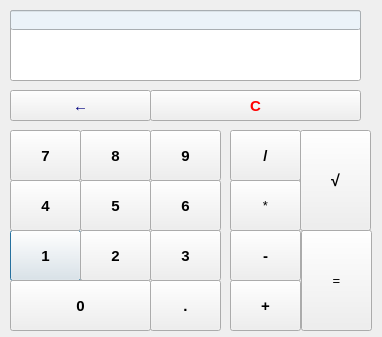
<?xml version="1.0" encoding="UTF-8"?>
<ui version="4.0">
 <class>Dialog</class>
 <widget class="QDialog" name="Dialog">
  <property name="geometry">
   <rect>
    <x>0</x>
    <y>0</y>
    <width>382</width>
    <height>337</height>
   </rect>
  </property>
  <property name="font">
   <font>
    <family>Tahoma</family>
    <pointsize>12</pointsize>
    <weight>75</weight>
    <bold>true</bold>
   </font>
  </property>
  <property name="windowTitle">
   <string>Калькулятор</string>
  </property>
  <widget class="QLineEdit" name="Output">
   <property name="geometry">
    <rect>
     <x>10</x>
     <y>10</y>
     <width>351</width>
     <height>71</height>
    </rect>
   </property>
   <property name="font">
    <font>
     <pointsize>11</pointsize>
     <weight>75</weight>
     <bold>true</bold>
    </font>
   </property>
   <property name="dragEnabled">
    <bool>false</bool>
   </property>
   <property name="readOnly">
    <bool>false</bool>
   </property>
  </widget>
  <widget class="QPushButton" name="pushButton_1">
   <property name="geometry">
    <rect>
     <x>10</x>
     <y>230</y>
     <width>71</width>
     <height>51</height>
    </rect>
   </property>
   <property name="font">
    <font>
     <pointsize>11</pointsize>
     <weight>75</weight>
     <bold>true</bold>
    </font>
   </property>
   <property name="text">
    <string>1</string>
   </property>
  </widget>
  <widget class="QPushButton" name="pushButton_2">
   <property name="geometry">
    <rect>
     <x>80</x>
     <y>230</y>
     <width>71</width>
     <height>51</height>
    </rect>
   </property>
   <property name="font">
    <font>
     <pointsize>11</pointsize>
     <weight>75</weight>
     <bold>true</bold>
    </font>
   </property>
   <property name="text">
    <string>2</string>
   </property>
  </widget>
  <widget class="QPushButton" name="pushButton_3">
   <property name="geometry">
    <rect>
     <x>150</x>
     <y>230</y>
     <width>71</width>
     <height>51</height>
    </rect>
   </property>
   <property name="font">
    <font>
     <pointsize>11</pointsize>
     <weight>75</weight>
     <bold>true</bold>
    </font>
   </property>
   <property name="text">
    <string>3</string>
   </property>
  </widget>
  <widget class="QPushButton" name="pushButton_4">
   <property name="geometry">
    <rect>
     <x>10</x>
     <y>180</y>
     <width>71</width>
     <height>51</height>
    </rect>
   </property>
   <property name="font">
    <font>
     <pointsize>11</pointsize>
     <weight>75</weight>
     <bold>true</bold>
    </font>
   </property>
   <property name="text">
    <string>4</string>
   </property>
  </widget>
  <widget class="QPushButton" name="pushButton_5">
   <property name="geometry">
    <rect>
     <x>80</x>
     <y>180</y>
     <width>71</width>
     <height>51</height>
    </rect>
   </property>
   <property name="font">
    <font>
     <pointsize>11</pointsize>
     <weight>75</weight>
     <bold>true</bold>
    </font>
   </property>
   <property name="text">
    <string>5</string>
   </property>
  </widget>
  <widget class="QPushButton" name="pushButton_6">
   <property name="geometry">
    <rect>
     <x>150</x>
     <y>180</y>
     <width>71</width>
     <height>51</height>
    </rect>
   </property>
   <property name="font">
    <font>
     <pointsize>11</pointsize>
     <weight>75</weight>
     <bold>true</bold>
    </font>
   </property>
   <property name="text">
    <string>6</string>
   </property>
  </widget>
  <widget class="QPushButton" name="pushButton_7">
   <property name="geometry">
    <rect>
     <x>10</x>
     <y>130</y>
     <width>71</width>
     <height>51</height>
    </rect>
   </property>
   <property name="font">
    <font>
     <pointsize>11</pointsize>
     <weight>75</weight>
     <bold>true</bold>
    </font>
   </property>
   <property name="text">
    <string>7</string>
   </property>
  </widget>
  <widget class="QPushButton" name="pushButton_8">
   <property name="geometry">
    <rect>
     <x>80</x>
     <y>130</y>
     <width>71</width>
     <height>51</height>
    </rect>
   </property>
   <property name="font">
    <font>
     <pointsize>11</pointsize>
     <weight>75</weight>
     <bold>true</bold>
    </font>
   </property>
   <property name="text">
    <string>8</string>
   </property>
  </widget>
  <widget class="QPushButton" name="pushButton_9">
   <property name="geometry">
    <rect>
     <x>150</x>
     <y>130</y>
     <width>71</width>
     <height>51</height>
    </rect>
   </property>
   <property name="font">
    <font>
     <pointsize>11</pointsize>
     <weight>75</weight>
     <bold>true</bold>
    </font>
   </property>
   <property name="text">
    <string>9</string>
   </property>
  </widget>
  <widget class="QPushButton" name="pushButton_10">
   <property name="geometry">
    <rect>
     <x>10</x>
     <y>280</y>
     <width>141</width>
     <height>51</height>
    </rect>
   </property>
   <property name="font">
    <font>
     <pointsize>11</pointsize>
     <weight>75</weight>
     <bold>true</bold>
    </font>
   </property>
   <property name="text">
    <string>0</string>
   </property>
  </widget>
  <widget class="QPushButton" name="pushButton_11">
   <property name="geometry">
    <rect>
     <x>150</x>
     <y>280</y>
     <width>71</width>
     <height>51</height>
    </rect>
   </property>
   <property name="font">
    <font>
     <pointsize>11</pointsize>
     <weight>75</weight>
     <bold>true</bold>
    </font>
   </property>
   <property name="text">
    <string>.</string>
   </property>
  </widget>
  <widget class="QPushButton" name="pushButton_12">
   <property name="geometry">
    <rect>
     <x>230</x>
     <y>280</y>
     <width>71</width>
     <height>51</height>
    </rect>
   </property>
   <property name="font">
    <font>
     <pointsize>11</pointsize>
     <weight>75</weight>
     <bold>true</bold>
    </font>
   </property>
   <property name="focusPolicy">
    <enum>Qt::StrongFocus</enum>
   </property>
   <property name="styleSheet">
    <string notr="true"/>
   </property>
   <property name="text">
    <string>+</string>
   </property>
   <property name="default">
    <bool>false</bool>
   </property>
   <property name="flat">
    <bool>false</bool>
   </property>
  </widget>
  <widget class="QPushButton" name="pushButton_13">
   <property name="geometry">
    <rect>
     <x>230</x>
     <y>230</y>
     <width>71</width>
     <height>51</height>
    </rect>
   </property>
   <property name="font">
    <font>
     <pointsize>11</pointsize>
     <weight>75</weight>
     <bold>true</bold>
    </font>
   </property>
   <property name="focusPolicy">
    <enum>Qt::StrongFocus</enum>
   </property>
   <property name="styleSheet">
    <string notr="true"/>
   </property>
   <property name="text">
    <string>-</string>
   </property>
   <property name="default">
    <bool>false</bool>
   </property>
   <property name="flat">
    <bool>false</bool>
   </property>
  </widget>
  <widget class="QPushButton" name="pushButton_14">
   <property name="geometry">
    <rect>
     <x>230</x>
     <y>180</y>
     <width>71</width>
     <height>51</height>
    </rect>
   </property>
   <property name="font">
    <font>
     <family>Tahoma</family>
     <pointsize>10</pointsize>
     <weight>50</weight>
     <italic>false</italic>
     <bold>false</bold>
    </font>
   </property>
   <property name="focusPolicy">
    <enum>Qt::StrongFocus</enum>
   </property>
   <property name="styleSheet">
    <string notr="true"/>
   </property>
   <property name="text">
    <string>*</string>
   </property>
   <property name="default">
    <bool>false</bool>
   </property>
   <property name="flat">
    <bool>false</bool>
   </property>
  </widget>
  <widget class="QPushButton" name="pushButton_15">
   <property name="geometry">
    <rect>
     <x>230</x>
     <y>130</y>
     <width>71</width>
     <height>51</height>
    </rect>
   </property>
   <property name="font">
    <font>
     <pointsize>11</pointsize>
     <weight>75</weight>
     <bold>true</bold>
    </font>
   </property>
   <property name="mouseTracking">
    <bool>true</bool>
   </property>
   <property name="focusPolicy">
    <enum>Qt::StrongFocus</enum>
   </property>
   <property name="styleSheet">
    <string notr="true"/>
   </property>
   <property name="text">
    <string>/</string>
   </property>
   <property name="default">
    <bool>false</bool>
   </property>
   <property name="flat">
    <bool>false</bool>
   </property>
  </widget>
  <widget class="QPushButton" name="pushButton_16">
   <property name="geometry">
    <rect>
     <x>301</x>
     <y>230</y>
     <width>71</width>
     <height>101</height>
    </rect>
   </property>
   <property name="font">
    <font>
     <family>Tahoma</family>
     <pointsize>10</pointsize>
     <weight>50</weight>
     <italic>false</italic>
     <bold>false</bold>
    </font>
   </property>
   <property name="focusPolicy">
    <enum>Qt::StrongFocus</enum>
   </property>
   <property name="styleSheet">
    <string notr="true"/>
   </property>
   <property name="text">
    <string>=</string>
   </property>
   <property name="default">
    <bool>false</bool>
   </property>
   <property name="flat">
    <bool>false</bool>
   </property>
  </widget>
  <widget class="QPushButton" name="pushButton_17">
   <property name="geometry">
    <rect>
     <x>10</x>
     <y>90</y>
     <width>141</width>
     <height>31</height>
    </rect>
   </property>
   <property name="font">
    <font>
     <pointsize>11</pointsize>
     <weight>75</weight>
     <bold>true</bold>
    </font>
   </property>
   <property name="styleSheet">
    <string notr="true">color: rgb(85, 85, 255);
color: rgb(0, 0, 127);</string>
   </property>
   <property name="text">
    <string>←</string>
   </property>
  </widget>
  <widget class="QPushButton" name="pushButton_18">
   <property name="geometry">
    <rect>
     <x>150</x>
     <y>90</y>
     <width>211</width>
     <height>31</height>
    </rect>
   </property>
   <property name="font">
    <font>
     <pointsize>11</pointsize>
     <weight>75</weight>
     <bold>true</bold>
    </font>
   </property>
   <property name="styleSheet">
    <string notr="true">color: rgb(255, 0, 0);</string>
   </property>
   <property name="text">
    <string>C</string>
   </property>
  </widget>
  <widget class="QLineEdit" name="output_2">
   <property name="enabled">
    <bool>true</bool>
   </property>
   <property name="geometry">
    <rect>
     <x>10</x>
     <y>10</y>
     <width>351</width>
     <height>20</height>
    </rect>
   </property>
   <property name="font">
    <font>
     <pointsize>8</pointsize>
     <weight>50</weight>
     <bold>false</bold>
    </font>
   </property>
   <property name="toolTip">
    <string>&lt;html&gt;&lt;head/&gt;&lt;body&gt;&lt;p&gt;&lt;br/&gt;&lt;/p&gt;&lt;/body&gt;&lt;/html&gt;</string>
   </property>
   <property name="styleSheet">
    <string notr="true">background-color: rgb(235, 243, 249);</string>
   </property>
   <property name="dragEnabled">
    <bool>true</bool>
   </property>
   <property name="readOnly">
    <bool>true</bool>
   </property>
  </widget>
  <widget class="QPushButton" name="pushButton_19">
   <property name="geometry">
    <rect>
     <x>300</x>
     <y>130</y>
     <width>71</width>
     <height>101</height>
    </rect>
   </property>
   <property name="text">
    <string>√</string>
   </property>
  </widget>
 </widget>
 <resources/>
 <connections/>
</ui>
